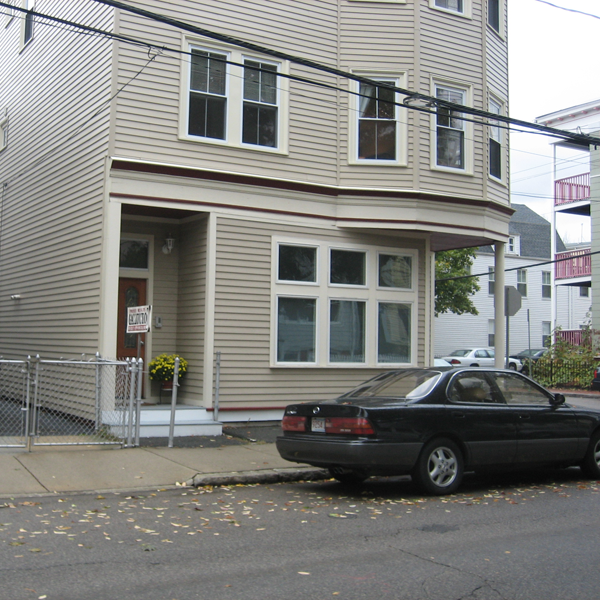
#> input picture computer_vision_tp_1_for_students/images/boston.png, 600 x 600 px
$ jupyter execute filtering_for_students_Tom.ipynb   (older library calls are emulated)
#> lines starting #> are read from the running program, lines starting #| are printed output that depends on the picture; after the words box and inside, x2 and y2 are one past the last pixel; in counts of white or black regions, pixels touching at a corner belong together
# Part 1 : Sampling and filtering

In this part of the lab work, we are going to look at the frequency content of images, and certain filtering operations which which we can carry out.

__Note__ : in this part of the TP, we will avoid using plt.imshow(). Indeed, if you use imshow to display an image, it will change the resolution of this image. Since we are going to be looking at aliasing effects (which is induced precisely by changing resolution), it is better to write the output to an image file and view it in a separate program.

First, let us load the necessary packages

[cell 1]
from matplotlib import pyplot as plt
import numpy as np
import imageio
from skimage import color
from scipy import signal
from skimage.morphology import skeletonize

is_colab= False

The last package will help us to carry out the convolution operation. Let's define two functions to read and write and image :

[cell 2]
def read_image(file_name):
    img_color = imageio.imread(file_name)
    img_gray = color.rgb2gray(img_color)
    return img_gray,img_color

def write_image(img_in,file_name_out):
    imageio.imwrite(file_name_out, np.uint8(255.0*img_in))

[cell 3]
file_dir = 'images/'
file_name = 'boston'
file_ext = '.png'

if (is_colab == True):
  !wget "https://perso.telecom-paristech.fr/anewson/doc/images/boston.png"
  img_gray,_ = read_image(file_name+file_ext)
else:
  img_gray,_ = read_image(file_dir+file_name+file_ext)
#> in read_image, img_color is the input picture: shape (600, 600, 3); mean R, G, B 132.2, 132.4, 129.1
img_gray.shape
#> Out = (600, 600)

## Frequency content

Firstly, we are going to inspect the frequency content of the image. Write a function to display the magnitude of the spectrum of the image. For this, you can use the following functions

- ``np.fft.fft2``
- ``np.fft.fftshift``

The first calculates the 2D Fast Fourier Transform of the image. The second centres the spectrum, such that the 0 frequency is centred in the image. Otherwise the 0 point is set at the top left, which is not very conveniant for visualisation.

A final note. It is often the case that the 0 frequency is of much larger amplitude than the other frequencies. Therefore, we often visualise log(1+spectrum_magnitude) rather than spectrum_magnitude itself.

Write this function ``display_spectrum`` now.

[cell 4]
def display_spectrum(img):
    f = np.fft.fft2(img)
    fshift = np.fft.fftshift(f)
    img_out = np.log(1+np.abs(fshift))

    plt.figure(figsize=(20,10))
    plt.subplot(121)
    plt.imshow(img, cmap='gray')
    plt.title('Original image')
    plt.subplot(122)
    plt.imshow(img_out, cmap='gray')
    plt.title('Spectrum')
    plt.show()
    return img_out

[cell 5]
a = display_spectrum(img_gray)
#> in display_spectrum, `img_out = np.log(1+np.abs(fshift))`:
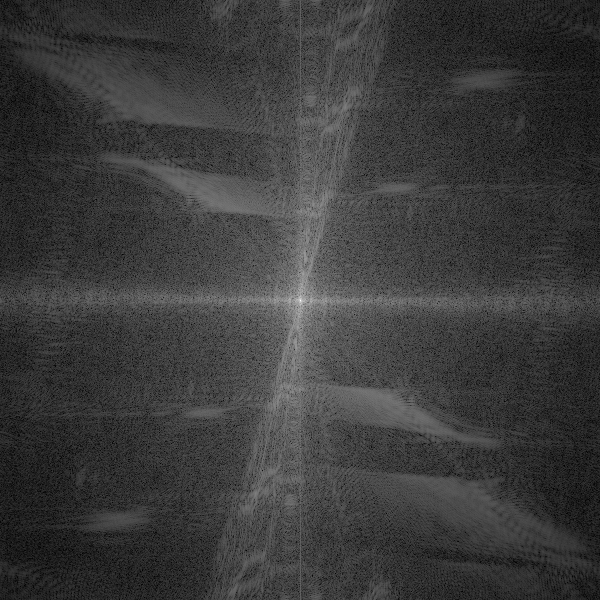
#> img_out: shape (600, 600) float64; min 0.058, max 12.14, mean 2.89; drawn with min black and max white
#> in display_spectrum, `plt.show()`:
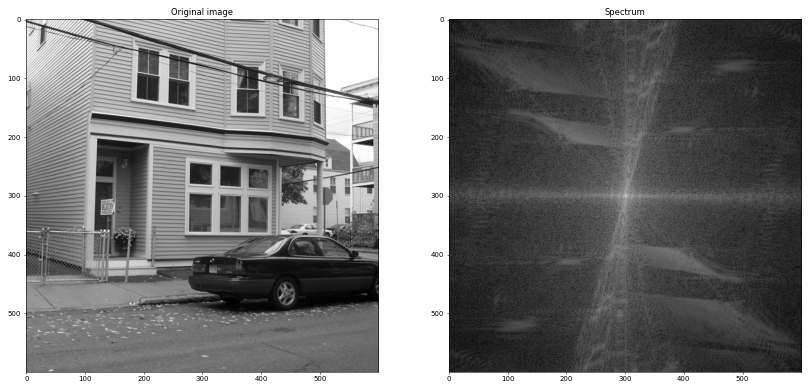
#> figure drawn by matplotlib, 2 panels

[cell 6]
write_image(a,file_name+'_spectrum_Tom.png')
#> in write_image, `imageio.imwrite(file_name_out, np.uint8(255.0*img_in))`:
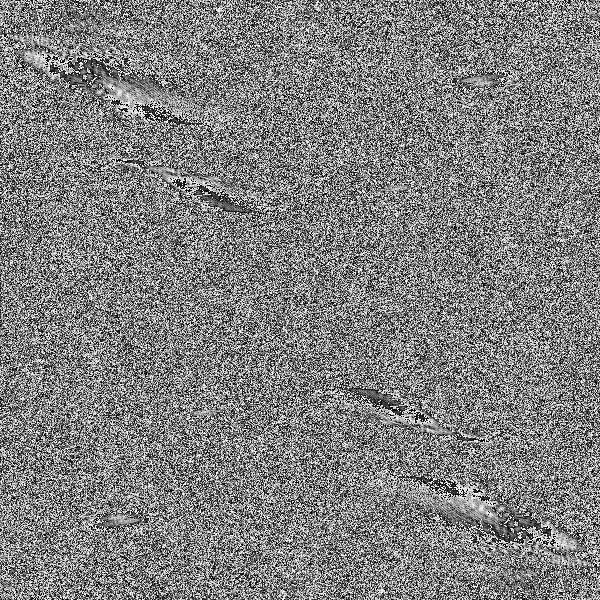
#> saved as boston_spectrum_Tom.png: shape (600, 600); min 0, max 255, mean 127.6

__Question__ 1.1 : What do you observe in the frequency domain ? What is your interpretation of this image ?

<div class="alert alert-block alert-success">
Answer :

- First there is like an horizontal line in the spectrum, corresponding to all the vertical lines in the input image.
- Second, we can see high intensity in the center of the spectrum.
- Third, there is a pretty vertical line, corresponding to the horizontal lines in the structure of the image . (For instance, the car, the structure of the house,...

## Subsampling and aliasing

We are now going to carry out a ''direct'' subsampling (also known as a ''nearest neighbours'' subsampling of a factor $\delta$, that is to say we simply take one out of every two pixels. Fill in the following function to do this :

[cell 7]
def nn_subsampling(img_in,delta):
    im= img_in[0:600:delta,0:600:delta]
    return im

[cell 8]
nn_subsampling(img_gray,2).shape
#> in nn_subsampling, `im= img_in[0:600:delta,0:600:delta]`:
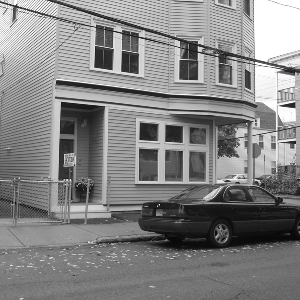
#> im: shape (300, 300) float64; min 0.0275, max 1, mean 0.518
#> Out = (300, 300)

We write the subsampled image, with subsampling step $\delta = 2$

[cell 9]
delta = 2
image_small = nn_subsampling(img_gray,delta)
write_image(image_small, file_name+'_subsampled.png')

__Question__ 1.2 What do you notice about the image ? Where is the aliasing taking place ? Why is it taking place in these specific regions ?

<div class="alert alert-block alert-success">
    Answer :

The new image seems to be more blur.
By doing this subsampling, we can see there is the aliasing phenomenon, due to the frequences.
This is more visible on the structure house because of the horizontal lines, for the high frequences.
This is not visible for the road, or the car for instance who don't show high frequences.

We have seen two different methods of filtering an image before subsampling to remove high frequencies :

- Ideal low-pass filter
- Gaussian filter

We recall that the convolution operation, which defines a filter, can be carried out either in the time domain or the frequency domain.

Write a function which filters an input image via the frequency domain, with the input filter $f_hat$ defined in the frequency domain. The output ``img_out`` should be in the spatial domain. You can use the ``np.fft.ifft2`` function to carry out the inverse Fourier transform. Make sure to take the __real__ part of the output image (``np.real``).

[cell 10]
def filter_image(img,f_hat):

    img = np.fft.fft2(img)
    img = np.fft.fftshift(img)
    img_f = img * f_hat
    img_f = np.fft.ifftshift(img_f)
    img_f = np.fft.ifft2(img_f)
    img_out = np.real(img_f)

    return(img_out)

Now, create a function ``ideal_low_pass_filter`` which returns an ideal low-pass filter $\hat{h}$ in the frequency domain. Note : by definition the 0 frequency is at the top left point of the image. To convert it to this format, you can use the ``np.fft.ifftshift`` function (which inverses the fftshift). In the ''centred'' representation of the frequency, for an image of even size $n=2a$, the 0 frequency position is located at position $a$ (where 0 is the first position).

Hint : the distance transform ``scipy.ndimage.morphology.distance_transform_edt`` can be useful here.

[cell 11]
def ideal_low_pass_filter(img_shape,nu_0):

    f_hat = np.zeros(img_shape)
    nu_0 = (len(f_hat)/2)*nu_0
    center = np.array(f_hat.shape)//2.0

    for i in range(len(f_hat)):
        for j in range(len(f_hat[0])):
            f_hat[i,j] = (i-center[0])**2 + (j-center[0])**2<nu_0**2

    return(f_hat)

__Question 1.3__ Given that in an image with sampling rate 1 (the pixel size) the frequencies in the original image of size $n \times n$ go from $-\frac{1}{2}$ to $\frac{1}{2}$, at positions $-\frac{n}{2}$ to $\frac{n}{2}$ in a ''centred'' representation of the spectrum.  For a subsampling of $\delta=2$, where should the cutoff frequency $\nu_0$ be set for correct subsampling ?

<div class="alert alert-block alert-success">
    Answer :

With the course, we know that the Nyquist-Shannon sampling theorem gives us the rule:

For the cutoff frequency  𝜈0 , we need to have  𝛿 < 1/(2*$nu(max)$).

Thus for our delta = 2, we can take a nu of around  1/4.

Create f_hat, the ideal low-pass filter in the frequency domain, and display it.

[cell 12]
img_shape = img_gray.shape
#> img_shape = (600, 600)
print(img_shape)
#| (600, 600)
#INSERT CODE HERE
nu_0 = 1/(2*delta)
f_hat = ideal_low_pass_filter(img_shape,nu_0)
#> after the loop in ideal_low_pass_filter, `for i in range(len(f_hat)):`:
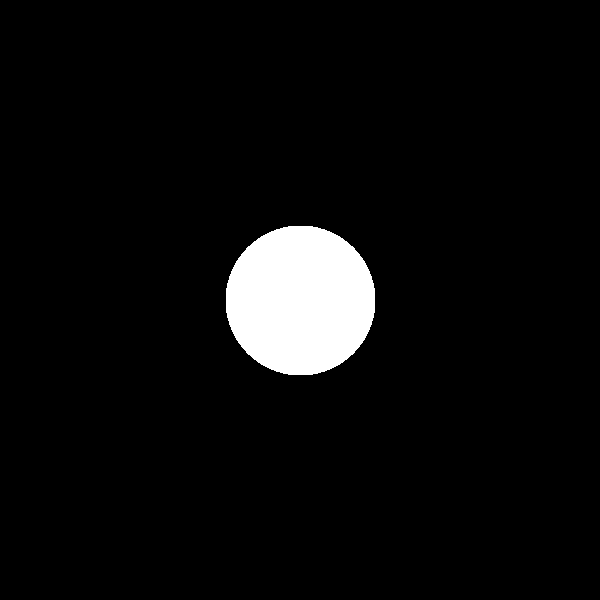
#> f_hat: shape (600, 600) float64; values 0 (black) and 1 (white), 4.9% white; 1 white region, box (x1, y1, x2, y2) and area: (226, 226, 375, 375) 17645
plt.imshow(f_hat,cmap='gray')

Carry out the filtering, and subsample the image again, and imwrite the result.

You should observe that the range of the image is not respected. Make sure to rescale the output image to the range $0, \dots, 1$ before writing it.

__Question 1.4__ Why do you think this happens ?

<div class="alert alert-block alert-success">
    Answer :
This happens because of the convolution with the filter.
We need to rescale the output image after.

[cell 13]
img_filtered = filter_image(img_gray,f_hat)

img_filtered = (img_filtered-img_filtered.min())/(img_filtered.max()-img_filtered.min()) # normalize image

img_filtered = nn_subsampling(img_filtered,delta)


write_image(img_filtered,file_name+'_filtered_ideal_low_pass.png')

__Question 1.5__ Is the aliasing reduced ? What effect do you notice in the output ? What is this called ?

<div class="alert alert-block alert-success">
    Answer:

We can see on the structure of the House that the aliasing is definitively reduced.
However, we notice in the output the introduction of ringin artefacts, near edges.
I think this is due to the low pass filter which corresponds to a convolution with a sinc signals who have oscillations.

Now, we are going to carry out the filtering with a Gaussian filter. Create a function ``gaussian_filter`` which returns a 2D Gaussian filter, defined as :

$g_\sigma(x,y) = \frac{1}{2 \pi \sigma^2} \exp{ \left( - \frac{x^2+y^x}{2\sigma^2} \right)}$

To create a grid of pixel positions, you can use the ``np.meshgrid`` function.

You must again make sure to carry out an ``ifftshift`` to make sure the filter is in the correct format. Be careful to put the middle of the Gaussian at the centre position ($a$).

[cell 14]
def gaussian_filter(img_shape,sigma):
    #INSERT CODE HERE
    n = img_shape[0]
    x, y = np.meshgrid(np.linspace(-1,1,n), np.linspace(-1,1,n))
    g = np.exp(-( np.sqrt(x*x+y*y)**2 / ( 2.0 *sigma**2 ) ) )/ (2.0*np.pi*sigma**2)
    return g

Now, create a Gaussian filter in the frequency domain to attenuate the frequencies higher than the previous cutoff frequency you used above, $\nu_0$. To do this, we recall that 95.45 percent of the energy of a Gaussian function is contained within $\pm 2\sigma$. Fix $\sigma$ accordingly. Display the filter.

[cell 15]
#INSERT CODE HERE
sigma = nu_0/2
g_hat = gaussian_filter(img_gray.shape,sigma)
plt.imshow(g_hat,cmap='gray')
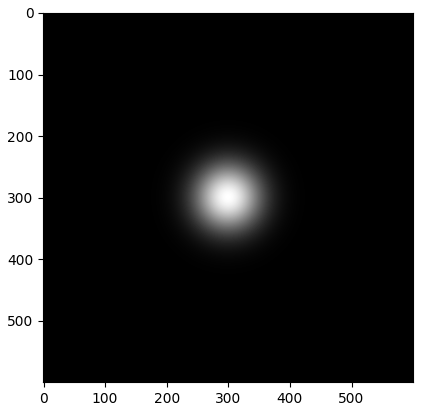
#> figure drawn by matplotlib, 1 panel

Now, carry out the filtering with the Gaussian filter in the frequency domain. Remember to rescale the output image.

[cell 16]
#INSERT CODE HERE
img_filtered = filter_image(img_gray,g_hat)

img_filtered = (img_filtered-img_filtered.min())/(img_filtered.max()-img_filtered.min()) # normalize image

img_filtered = nn_subsampling(img_filtered,delta)

write_image(img_filtered,file_name+'_filtered_gaussian.png')

__Question 1.6__ Do you still observe the problem observed in the case of the ideal low-pass filter ? Why ?

<div class="alert alert-block alert-success">
    Answer:

In this case, we don't have the problem observed in the case of the ideal low-pass filter, the convolution is done with a "better" filter (the gaussian one) because is doesn't have the oscillations.

__Question 1.7__ We have had to rescale the output image again. This time, why was this the case ? Hint : think about a Gaussian filter in the spatial domain with a very large $\sigma$.

<div class="alert alert-block alert-success">
    Answer :

The case in this situation is that with the Gaussian filter depending of the value of sigma squarred, because we multiply by positiv values and it could be very high depending of the sigma value.

## Standard filters

In this section, we are going to look at some common filters, and see their effects on images. From this point on in the TP, we are going to be working in the spatial domain, and are no longer concentrated on aliasing. Therefore, we can use the plt.imshow function (you may notice some aliasing, but we ignore it here). We define a display function now.

[cell 17]
def display_image(img_in):
    plt.imshow(img_in,cmap='gray')

[cell 18]
file_dir = 'images/'
file_name = 'palma'
file_ext = '.png'

if (is_colab == True):
  !wget "https://perso.telecom-paristech.fr/anewson/doc/images/palma.png"
  img_gray,_ = read_image(file_name+file_ext)
else:
  img_gray,_ = read_image(file_dir+file_name+file_ext)
#> call 2 of read_image, with file_name = 'images/palma.png'
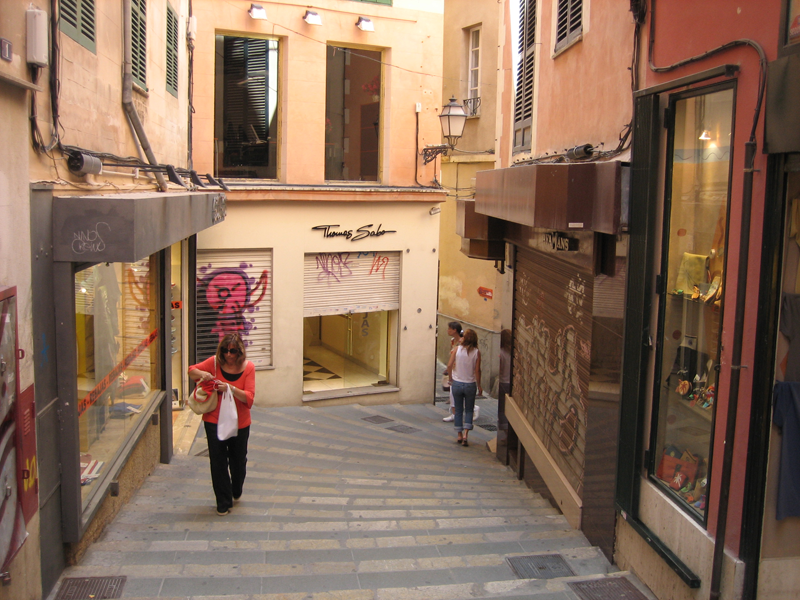
#> input picture computer_vision_tp_1_for_students/images/palma.png, 800 x 600 px
#> in read_image, img_color is the input picture: shape (600, 800, 3); mean R, G, B 138.6, 110.9, 91.7
#> in read_image (call 2), `img_gray = color.rgb2gray(img_color)`:
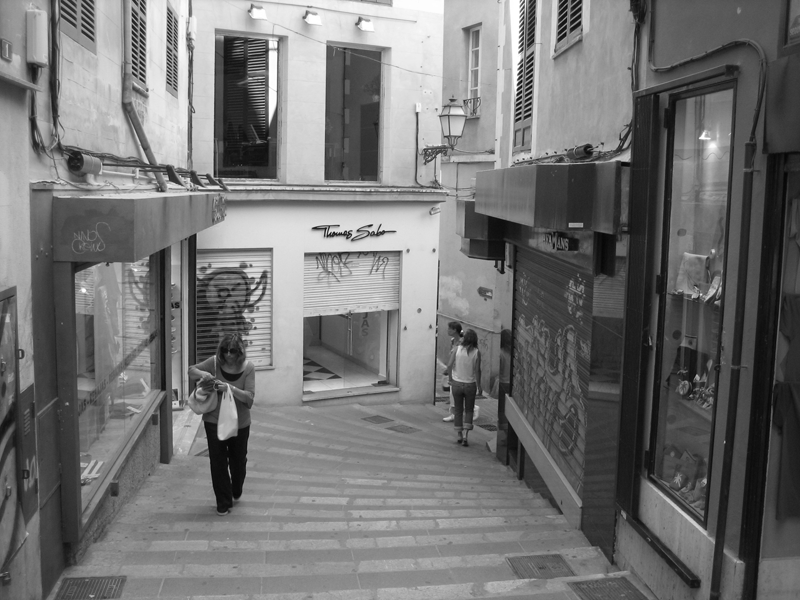
#> img_gray: shape (600, 800) float64; min 0.0229, max 1, mean 0.453
img_gray.shape

display_image(img_gray)

Now, write a function ``filter_image_spatial`` which carries out the 2D convolution between two images in the spatial domain. For this, you can use the ``convolve2d`` from the scipy.signal package. In this convolution, you should use the following parameters :

- mode='same'. This means that the output size of the image will be the same as the input
- boundary='symm'. For values outside the image domain, we take the symmetrical values of the image

Strictly speaking, if we take the Fourier transform of an image, we are using periodic boudary conditions. However, at this point we no longer need the frequency representation of the image, so we can define the conditions as we wish.

[cell 19]
def filter_image_spatial(img,f):
    #INSERT CODE HERE
    img_out = signal.convolve2d(img, f, mode="same", boundary='symm')
    return(img_out)

Now, define the filters grad_y and grad_x which give the derivatives of the image in the $y$ and $x$ directions, resepctively (see lesson slides). Note : you must define these filters in the spatial domain, and make sure that they are matrices (otherwise the dimensions will not match with those of the image);

[cell 20]
#INSERT CODE HERE
grad_x = np.array([[-1,1]])
grad_y = np.array([[-1],[1]])

[cell 21]
grad_x

[cell 22]
grad_y

Filter the input image and display the results of these two filterings

[cell 23]
#INSERT CODE HERE
img_grad_x = filter_image_spatial(img_gray,grad_x)
img_grad_y = filter_image_spatial(img_gray,grad_y)
#> in filter_image_spatial (call 2), `img_out = signal.convolve2d(img, f, mode="same", boundary='symm')`:
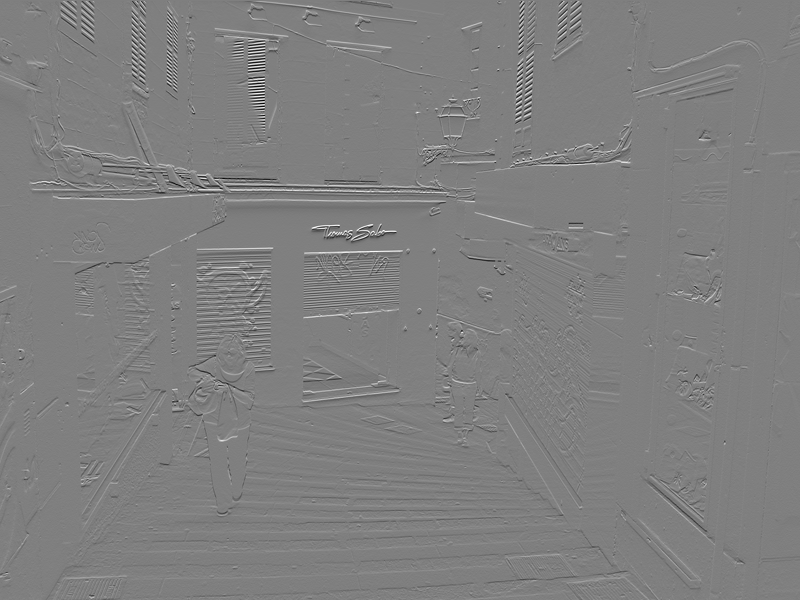
#> img_out: shape (600, 800) float64; min -0.603, max 0.601, mean 0.00025; drawn with min black and max white

display_image(img_grad_x)
plt.figure()
display_image(img_grad_y)

Suppose we wish to create a sketch of our image, with just the outlines of object. Propose a (simple) method to create a binary image where the edges are shown. Implement this in a function called ``sketch_image``, and apply it to the input image. Display it (you can write it as well to view it better).

[cell 24]
def sketch_image(img_in,tau):

    img_out = np.logical_or(img_grad_x>tau,img_grad_y>tau).astype(np.float)
    return img_out

tau = 0.05
img_sketch = sketch_image(img_gray,tau)
#> in sketch_image, `img_out = np.logical_or(img_grad_x>tau,img_grad_y>tau).astype(np.float)`: img_out: shape (600, 800) float64; values 0 (black) and 1 (white), 10.9% white in thin lines or dots
display_image(img_sketch)
plt.title('Sketch Image by morphology')
write_image(img_sketch, file_name+'_sketch.png')

Depending on the threshold used in your algorithm, the sketch may have a certain thickness. Ideally, we would like to have a sketch of one-pixel thickness. This is something we would like to avoid in the sketch. Propose a solution (using the information in the lesson) to this using morphological operators, and implement it. You can find the necessary function in the following package (do not reimplement this operation, there is alread a function which exists) :

- skimage.morphology

[cell 25]
def filter_image_skeletonise(img):
    img_out = skeletonize(img)
    return(img_out)

img_skeletonized=filter_image_skeletonise(img_sketch)
#> in filter_image_skeletonise, `img_out = skeletonize(img)`:
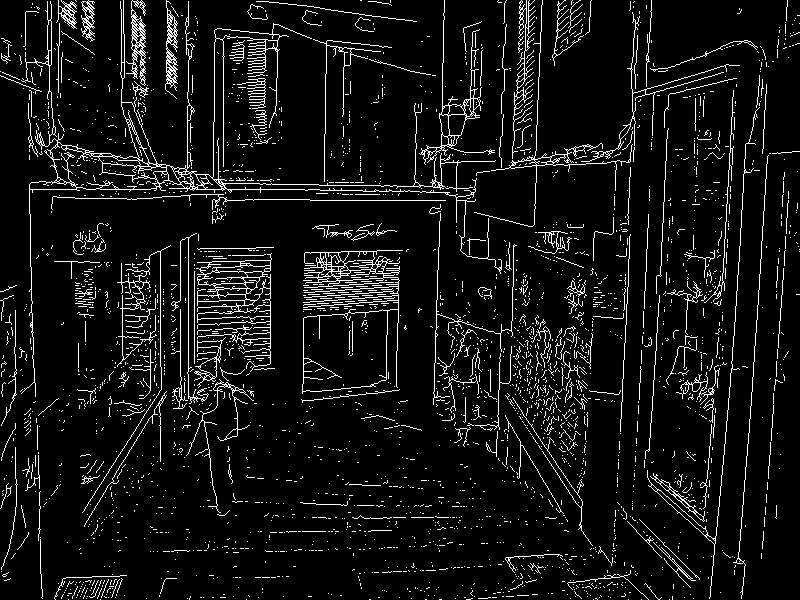
#> img_out: shape (600, 800) bool; 7.4% white in thin lines or dots
display_image(img_skeletonized)
plt.title('Skeletonized Image by morphology')
write_image(img_skeletonized, file_name+'_skeletonized.png')
